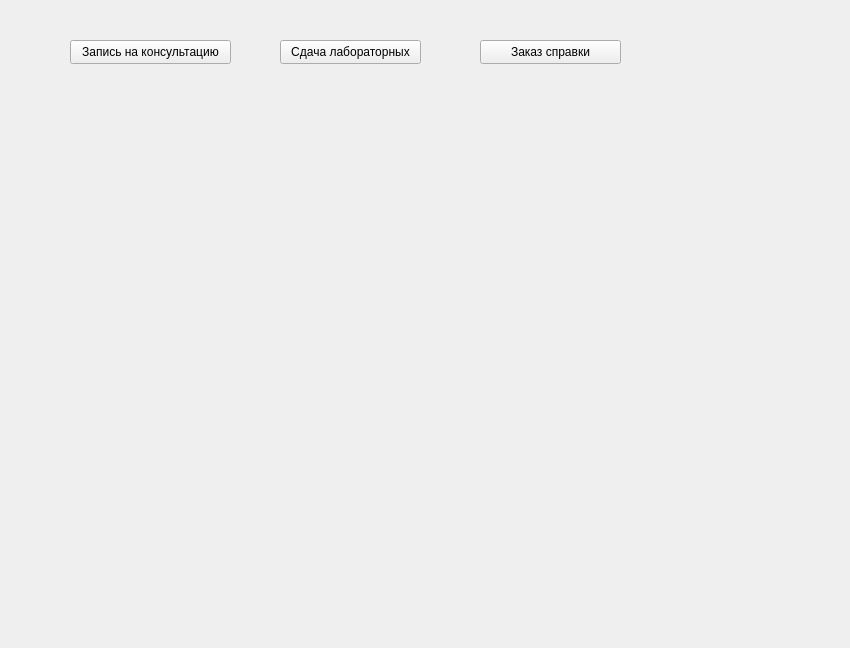
<?xml version="1.0" encoding="UTF-8"?>
<ui version="4.0">
 <class>StudentWindow</class>
 <widget class="QWidget" name="StudentWindow">
  <property name="geometry">
   <rect>
    <x>0</x>
    <y>0</y>
    <width>850</width>
    <height>648</height>
   </rect>
  </property>
  <property name="windowTitle">
   <string>Form</string>
  </property>
  <widget class="QPushButton" name="WaitingQueuePushButton">
   <property name="geometry">
    <rect>
     <x>70</x>
     <y>40</y>
     <width>161</width>
     <height>24</height>
    </rect>
   </property>
   <property name="text">
    <string>Запись на консультацию</string>
   </property>
  </widget>
  <widget class="QPushButton" name="SelfOrganizingQueuePushButton">
   <property name="geometry">
    <rect>
     <x>280</x>
     <y>40</y>
     <width>141</width>
     <height>24</height>
    </rect>
   </property>
   <property name="text">
    <string>Сдача лабораторных</string>
   </property>
  </widget>
  <widget class="QPushButton" name="OrderQueuePushButton">
   <property name="geometry">
    <rect>
     <x>480</x>
     <y>40</y>
     <width>141</width>
     <height>24</height>
    </rect>
   </property>
   <property name="text">
    <string>Заказ справки</string>
   </property>
  </widget>
  <widget class="QWidget" name="verticalLayoutWidget">
   <property name="geometry">
    <rect>
     <x>40</x>
     <y>140</y>
     <width>771</width>
     <height>301</height>
    </rect>
   </property>
   <layout class="QVBoxLayout" name="contentLayout"/>
  </widget>
 </widget>
 <resources/>
 <connections/>
</ui>
